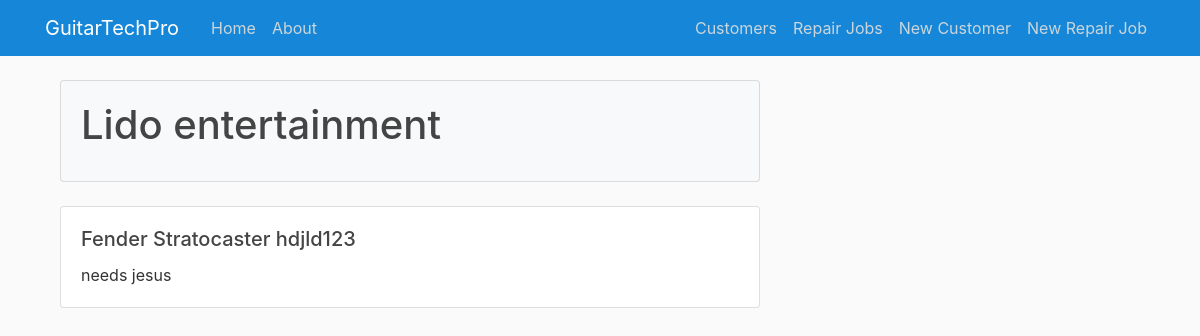
The page /customers/view/9 on the database its author committed.
### app/models.py (models this page shows, shortened)
class Guitar(db.Model):
    id = db.Column(db.Integer, primary_key=True)
    brand = db.Column(db.String(50), nullable=False)
    model = db.Column(db.String(50), nullable=False)
    serial_number = db.Column(db.String(50), nullable=True)
    description = db.Column(db.String(250), nullable=False)
    repair_status = db.Column(db.String(50), nullable=False)
    customer_id = db.Column(db.Integer, db.ForeignKey('customer.id'), nullable=False)

class Customer(db.Model):
    id = db.Column(db.Integer, primary_key=True)
    firstname = db.Column(db.String(50), nullable=False)
    lastname = db.Column(db.String(50), nullable=False)
    phone = db.Column(db.String(20), nullable=False)
    email = db.Column(db.String(120), nullable=True)
    guitars = db.relationship('Guitar', backref='customer', lazy=True)

### app/routes.py (the view)
@app.route('/customers/view/<int:customer_id>', methods=['GET', 'POST'])
def view_customer_guitars(customer_id):
    guitars = Guitar.query.filter_by(customer_id=customer_id)
    return render_template('view_customer_guitars.html', guitars=guitars)

### app/templates/view_customer_guitars.html
{% extends 'base.html' %}
{% block content %}
  <div class="container">
    {% set displayed_customers = [] %}
    {% for guitar in guitars %}
      {% if guitar.customer not in displayed_customers %}
        <div class="card bg-light mb-4">
          <div class="card-body">
            <h1 class="card-title">{{ guitar.customer.firstname }} {{ guitar.customer.lastname }}</h1>
          </div>
        </div>
        {% set _ = displayed_customers.append(guitar.customer) %}
      {% endif %}
      <div class="card">
        <div class="card-body">
          <h5 class="card-title">{{ guitar.brand }} {{ guitar.model }} {{ guitar.serial_number }}</h5>
          <p class="card-text">{{ guitar.description }}</p>
        </div>
      </div>
    {% endfor %}
  </div>
{% endblock %}

### app/static/main.css (style rules this page uses)
body { background: #fafafa; color: #333333; margin-top: 5rem; }
h1, h2, h3, h4, h5, h6 { color: #444444; }

### rows shown on the page
Guitar: customer.firstname "Lido", customer.lastname "entertainment", brand "Fender", model "Stratocaster", serial_number "hdjld123", description "needs jesus"
